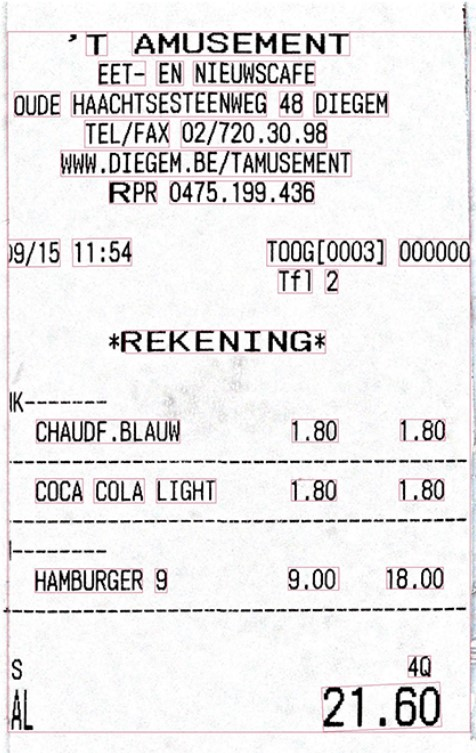
#> input picture Receipt.jpg, 476 x 753 px, found by its file name
$ jupyter execute --allow-errors 3.Medical_Sample_Project_Tesseract_OCR.ipynb   (shell and % lines are left out)
#> lines starting #> are read from the running program, lines starting #| are printed output that depends on the picture; after the words box and inside, x2 and y2 are one past the last pixel; in counts of white or black regions, pixels touching at a corner belong together
<a href="https://colab.research.google.com/github/radhakrishnan-omotec/ocr_repo/blob/main/3.Medical_Sample_Project_Tesseract_OCR.ipynb" target="_parent"></a>

[cell 1]
import pytesseract
import cv2
import shutil
import os
import random
try:
    from PIL import Image
except ImportError:
    import Image

[cell 2]
from google.colab import files

uploaded = files.upload()
#> the answer given: Receipt.jpg

<hr>

# Example 1 : Medical Image

#> (a cell that did not finish here is left out)

[cell 4]
import re
import cv2
import numpy as np
import pytesseract
from pytesseract import Output
from matplotlib import pyplot as plt

[cell 5]
# get grayscale image
def get_grayscale(image):
    return cv2.cvtColor(image, cv2.COLOR_BGR2GRAY)

# noise removal
def remove_noise(image):
    return cv2.medianBlur(image,5)

#thresholding
def thresholding(image):
    return cv2.threshold(image, 0, 255, cv2.THRESH_BINARY + cv2.THRESH_OTSU)[1]

#dilation
def dilate(image):
    kernel = np.ones((5,5),np.uint8)
    return cv2.dilate(image, kernel, iterations = 1)

#erosion
def erode(image):
    kernel = np.ones((5,5),np.uint8)
    return cv2.erode(image, kernel, iterations = 1)

#opening - erosion followed by dilation
def opening(image):
    kernel = np.ones((5,5),np.uint8)
    return cv2.morphologyEx(image, cv2.MORPH_OPEN, kernel)

#canny edge detection
def canny(image):
    return cv2.Canny(image, 100, 200)

#skew correction
# [12 lines left out: function deskew, not called in this run]

#template matching
def match_template(image, template):
    return cv2.matchTemplate(image, template, cv2.TM_CCOEFF_NORMED)

[cell 6]
# Plot original image

image = cv2.imread('/content/ocr_repo/shatone-new.jpg')
#> (the rest of this cell did not finish here and is left out)

#> (a cell that did not finish here is left out)

[cell 8]
# Plot images after preprocessing

fig = plt.figure(figsize=(13,13))
ax = []

rows = 2
columns = 2
#> (the rest of this cell did not finish here and is left out)

[cell 9]
# Get OCR output using Pytesseract

custom_config = r'--oem 3 --psm 6'
print('-----------------------------------------')
print('TESSERACT OUTPUT --> ORIGINAL IMAGE')
print('-----------------------------------------')
print(pytesseract.image_to_string(image, config=custom_config))
#> (this line was passed over: pytesseract is not available in this run)
print('\n-----------------------------------------')
print('TESSERACT OUTPUT --> THRESHOLDED IMAGE')
print('-----------------------------------------')
print(pytesseract.image_to_string(image, config=custom_config))
#> (this line was passed over: pytesseract is not available in this run)
print('\n-----------------------------------------')
print('TESSERACT OUTPUT --> OPENED IMAGE')
print('-----------------------------------------')
print(pytesseract.image_to_string(image, config=custom_config))
#> (this line was passed over: pytesseract is not available in this run)
print('\n-----------------------------------------')
print('TESSERACT OUTPUT --> CANNY EDGE IMAGE')
print('-----------------------------------------')
print(pytesseract.image_to_string(image, config=custom_config))
#> (this line was passed over: pytesseract is not available in this run)

<hr>

# Example 2 : Receipt

[cell 10]
#from google.colab.patches import cv2_imshow

img = Image.open('/content/ocr_repo/Receipt.jpg')
#> img is the input picture: PIL image 476x753 RGB; mean R, G, B 232.1, 230.5, 231.2
#> (printed output is left out)
#> (printed output is left out)
#> (printed output is left out)
display(img)

### Preprocessing of images using OpenCV

We will write basic functions for different preprocessing methods
- grayscaling
- thresholding
- dilating
- eroding
- opening
- canny edge detection
- noise removal
- deskwing
- template matching.

Different methods can come in handy with different kinds of images.

[cell 11]
import re
import cv2
import numpy as np
import pytesseract
from pytesseract import Output
from matplotlib import pyplot as plt

[cell 12]
# get grayscale image
def get_grayscale(image):
    return cv2.cvtColor(image, cv2.COLOR_BGR2GRAY)

# noise removal
def remove_noise(image):
    return cv2.medianBlur(image,5)

#thresholding
def thresholding(image):
    return cv2.threshold(image, 0, 255, cv2.THRESH_BINARY + cv2.THRESH_OTSU)[1]
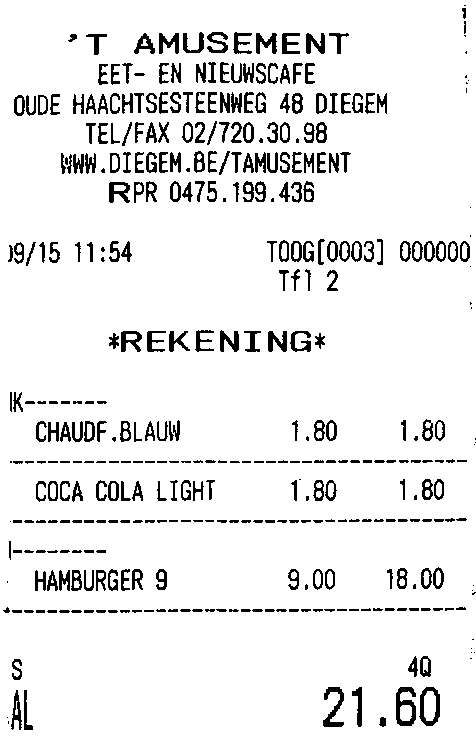
#> returned value: shape (753, 476); 92.1% white; 391 black regions (58 under 20 px), largest, box (x1, y1, x2, y2) and area: (396, 687, 416, 726) 427, (323, 687, 344, 727) 366, (419, 687, 440, 726) 363

#dilation
def dilate(image):
    kernel = np.ones((5,5),np.uint8)
    return cv2.dilate(image, kernel, iterations = 1)

#erosion
def erode(image):
    kernel = np.ones((5,5),np.uint8)
    return cv2.erode(image, kernel, iterations = 1)

#opening - erosion followed by dilation
def opening(image):
    kernel = np.ones((5,5),np.uint8)
    return cv2.morphologyEx(image, cv2.MORPH_OPEN, kernel)
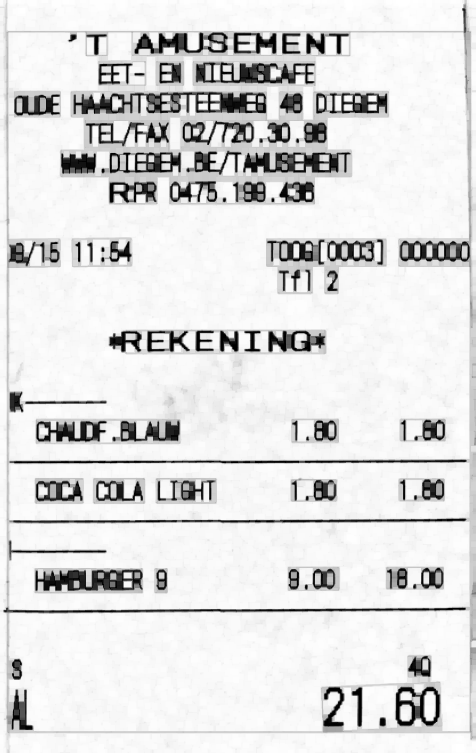
#> returned value: shape (753, 476); min 0, max 255, mean 222.4

#canny edge detection
def canny(image):
    return cv2.Canny(image, 100, 200)
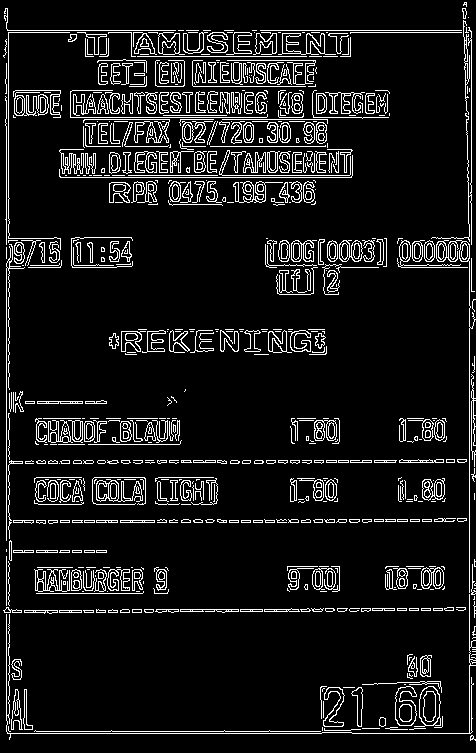
#> returned value: shape (753, 476); 9.2% white in thin lines or dots

#skew correction
# [12 lines left out: function deskew, not called in this run]

#template matching
def match_template(image, template):
    return cv2.matchTemplate(image, template, cv2.TM_CCOEFF_NORMED)

[cell 13]
# Plot original image

image = cv2.imread('/content/ocr_repo/Receipt.jpg')
b,g,r = cv2.split(image)
print("Blue = ", b)
print("Green = ", g)
print("Red = ", r)
rgb_img = cv2.merge([r,g,b])
plt.imshow(rgb_img)
plt.title('RECEIPT ORIGINAL IMAGE')
plt.show()

[cell 14]
# Preprocess image

gray = get_grayscale(image)
thresh = thresholding(gray)
opening = opening(gray)
canny = canny(gray)
images = {'gray': gray,
          'thresh': thresh,
          'opening': opening,
          'canny': canny}

[cell 15]
# Plot images after preprocessing

fig = plt.figure(figsize=(13,13))
ax = []

rows = 2
columns = 2
keys = list(images.keys())
#> keys = ['gray', 'thresh', 'opening', 'canny']
for i in range(rows*columns):
    ax.append( fig.add_subplot(rows, columns, i+1) )
    ax[-1].set_title('RECEIPT - ' + keys[i])
    plt.imshow(images[keys[i]], cmap='gray')
#> after the loop, ax = 4 items
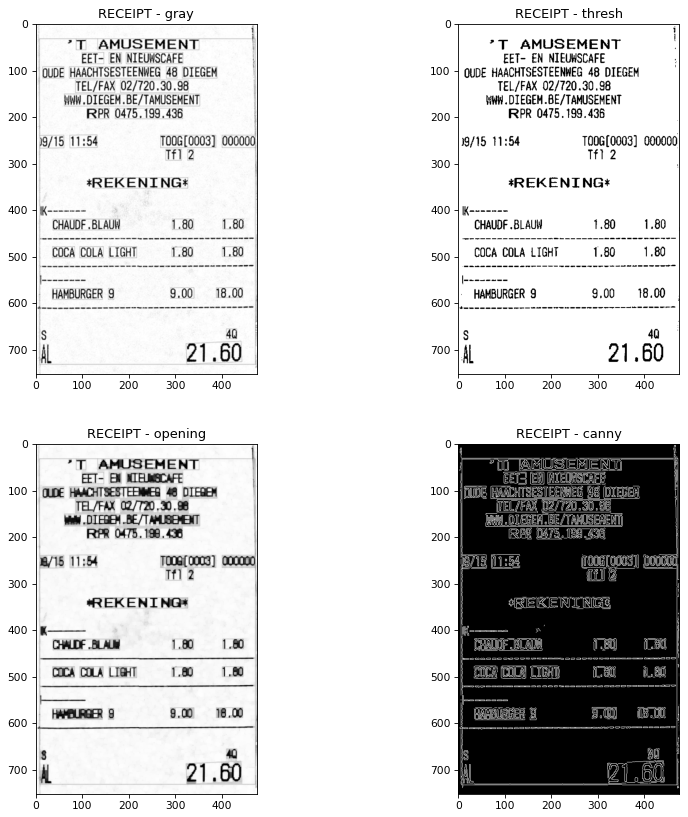
#> figure drawn by matplotlib, 4 panels

[cell 16]
# Get OCR output using Pytesseract

custom_config = r'--oem 3 --psm 6'
print('-----------------------------------------')
print('TESSERACT OUTPUT --> ORIGINAL IMAGE')
print('-----------------------------------------')
print(pytesseract.image_to_string(image, config=custom_config))
#> (this line was passed over: pytesseract is not available in this run)
print('\n-----------------------------------------')
print('TESSERACT OUTPUT --> THRESHOLDED IMAGE')
print('-----------------------------------------')
print(pytesseract.image_to_string(image, config=custom_config))
#> (this line was passed over: pytesseract is not available in this run)
print('\n-----------------------------------------')
print('TESSERACT OUTPUT --> OPENED IMAGE')
print('-----------------------------------------')
print(pytesseract.image_to_string(image, config=custom_config))
#> (this line was passed over: pytesseract is not available in this run)
